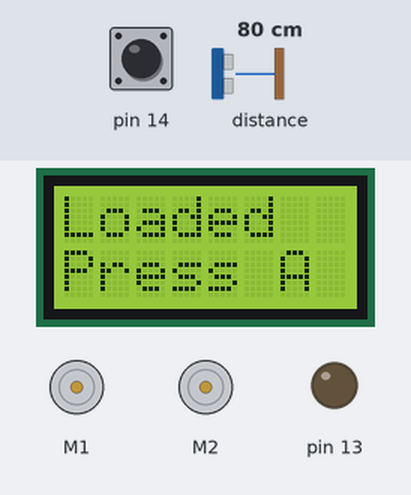
This sketch was run on a simulated Arduino Leonardo, built with avr-gcc and run on an emulated ATmega32U4. Shown: 8×2 character LCD, 2 × DC motor (green arrow = forward, orange = backward, longer = faster), output pins drawn as LEDs (lit = HIGH). Inputs (shaded band) come from the test bench; at power-on: pin 14 HIGH, distance to the obstacle 80 cm.

Above: at 0.8 s.
0.9 s: pin 14 pulled LOW for 0.15 s
At 2.3 s:
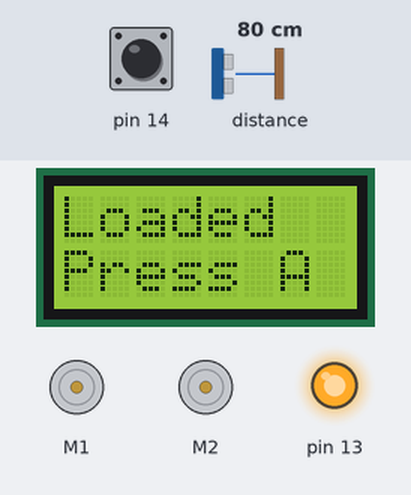
4.0 s: distance to the obstacle set to 58 cm
7.0 s: distance to the obstacle set to 50 cm
At 7.4 s:
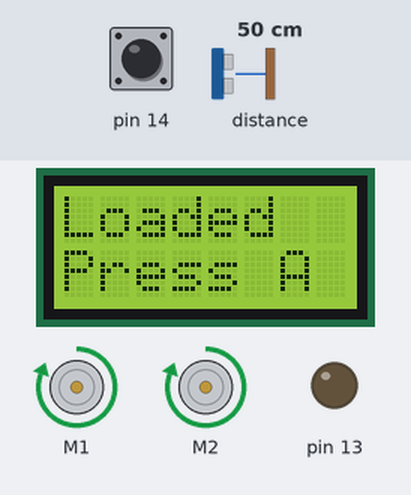
8.5 s: distance to the obstacle set to 60 cm
At 8.8 s:
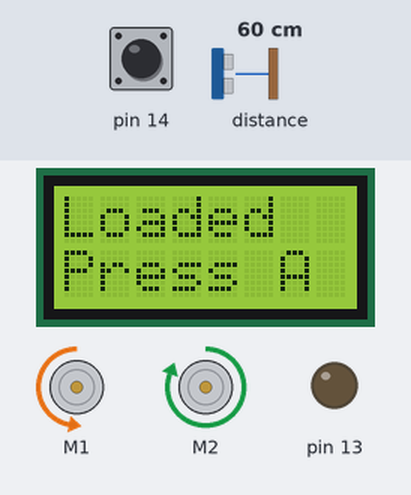
Timing chart, 0 to 12.5 s (numbered marks = the images above; inputs shaded):
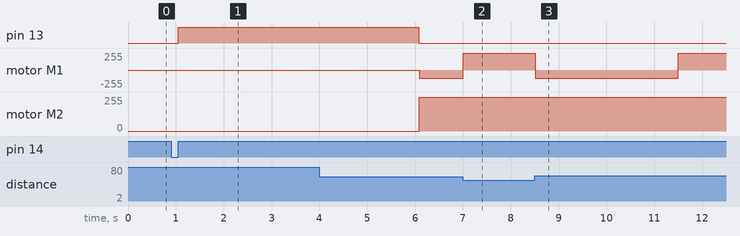

Measured:
- the behaviour switches between 56 and 55 cm on distance to the obstacle (found by bisection; images 1 and 2)
- after the input at 0.9 s, pin 13: LOW → HIGH after 0.15 s
- after the input at 7.0 s, motor M1: backward 127/255 → forward 255/255 at once
- after the input at 8.5 s, motor M1: forward 255/255 → backward 127/255 at once, → forward 255/255 3.0 s later

The sketch:

zumo4.ino
```cpp
#include <Wire.h>
#include <Zumo32U4.h>

Zumo32U4Motors motors;
Zumo32U4ButtonA buttonA;
Zumo32U4ProximitySensors proxSensors;
Zumo32U4LineSensors lineSensors;
Zumo32U4LCD lcd;

const int16_t CHARGESPEED = 400;
const int16_t TURNSPEED = 200;
const uint16_t FRONTTHRESHHOLD = 1;
const uint16_t SIDETHRESHHOLD = 2;
const uint16_t VEER_MULTIPLIER = 50;
const uint16_t TIMEOUT = 3000;
const uint16_t DOORDIETHRESHOLD = 6;

//lastDir is if the last direction the robot was spinning was clockwise
bool lastDir = false;
//Ignores proximity sensors if in doOrDie mode, but keeps checking for lines
bool doOrDie = false;
uint16_t startTime = 0;
uint16_t checkTime;
uint16_t timeElapsed;
uint16_t jumpBackCount = 0;
//{L C R 0 0}
uint16_t lineSensorValues[5] = { 0, 0, 0, 0, 0 };
uint16_t lineThreshold = 7000;

void lineSensorManeuver(uint8_t lineReading);
int16_t CheckSensors();
void calibrateLineSensors();
uint16_t CheckLineSensors();

void setup() {
  //Initializes the proximity and line sensors
  proxSensors.initThreeSensors();
  lineSensors.initThreeSensors();
  //Waits for button A to be pressed before starting
  lcd.print(F("Loaded"));
  lcd.setCursor(0, 1);
  lcd.print(F("Press A"));
  buttonA.waitForButton();
  calibrateLineSensors();
  startTime = millis();
}

void loop() {
  int16_t sensorReadings = CheckSensors();
  int16_t leftMotorSpeed = CHARGESPEED;
  int16_t rightMotorSpeed = CHARGESPEED;
  uint8_t lineReading = CheckLineSensors();

  if (doOrDie)
    sensorReadings = 10;

  switch (sensorReadings) {
    //Case 0: None of the proximity sensors see an object
    case (0):
      checkTime  = millis();
      timeElapsed = checkTime - startTime;

      //If the robot has been spinning for longer than TIMEOUT, then move foward slightly
      if (timeElapsed > TIMEOUT){
        lineReading = CheckLineSensors();
        if(lineReading == 0){
          rightMotorSpeed = CHARGESPEED;
          leftMotorSpeed = CHARGESPEED;
        }
        else{
          lineSensorManeuver(lineReading);
        }
      }
      else if (lastDir){
        rightMotorSpeed = -TURNSPEED;
      }
      else{
        leftMotorSpeed = -TURNSPEED;
      }

      motors.setSpeeds(leftMotorSpeed, rightMotorSpeed);

      break;
    //Left proximity sensor sees an object
    case (-1):
      startTime = millis();
      leftMotorSpeed = -TURNSPEED;
      lastDir = false;

      motors.setSpeeds(leftMotorSpeed, rightMotorSpeed);

      break;
    //Right Proximity sensor sees an object
    case (1):
      startTime = millis();
      rightMotorSpeed = -TURNSPEED;
      lastDir = true;

      motors.setSpeeds(leftMotorSpeed, rightMotorSpeed);

      break;
    //Front proximity sensors see an object
    case (10):
      startTime = millis();

      if (doOrDie) {
        if (lineReading == 0){
          motors.setSpeeds(CHARGESPEED, CHARGESPEED);
        }
        else {
          doOrDie = false;
          lineSensorManeuver(lineReading);
        }
      }
      else {
        if (lineReading == 0){
          int16_t frontLeft = proxSensors.countsFrontWithLeftLeds();
          int16_t frontRight = proxSensors.countsFrontWithRightLeds();
          int16_t frontSensorDifference = frontLeft - frontRight;

          if (frontLeft + frontRight > DOORDIETHRESHOLD)
            doOrDie = true;

          if (frontSensorDifference > 0) {
            leftMotorSpeed = leftMotorSpeed - (VEER_MULTIPLIER * abs(frontSensorDifference));
          }
          else if (frontSensorDifference < 0) {
            rightMotorSpeed = rightMotorSpeed - (VEER_MULTIPLIER * abs(frontSensorDifference));
          }

          motors.setSpeeds(leftMotorSpeed, rightMotorSpeed);
          delay(10);
        }
        else{
          lineSensorManeuver(lineReading);
        }
      }
      break;
  }
}

void lineSensorManeuver(uint8_t lineReading) {
  int lineDelay = 300;
  int spinDelay = 500;

  switch (lineReading) {
    //If only the left line sensor sees a line, go backward and to the right
    case (1):
      if(jumpBackCount > 1){
        motors.setSpeeds(-CHARGESPEED, -.75 * CHARGESPEED);
        delay(2*lineDelay);
        motors.setSpeeds(-CHARGESPEED, CHARGESPEED);
        delay(spinDelay);
        jumpBackCount = 0;
        doOrDie = false;
        break;
      }
      motors.setSpeeds(-CHARGESPEED, -.75 * CHARGESPEED);
      delay(lineDelay);
      jumpBackCount++;
      break;
    //If only the left line sensor sees a line, go backward and to the left
    case (2):
      if(jumpBackCount > 1){
        motors.setSpeeds(-.75 * CHARGESPEED, -CHARGESPEED);
        delay(2*lineDelay);
        motors.setSpeeds(-CHARGESPEED, CHARGESPEED);
        delay(spinDelay);
        jumpBackCount = 0;
        doOrDie = false;
        break;
      }
      motors.setSpeeds(-.75 * CHARGESPEED, -CHARGESPEED);
      delay(lineDelay);
      jumpBackCount++;
      break;
    //If left and center line sensors see a line, go backward and to the right
    case (3):
      if(jumpBackCount > 1){
        motors.setSpeeds(-CHARGESPEED, -.75 * CHARGESPEED);
        delay(2*lineDelay);
        motors.setSpeeds(-CHARGESPEED, CHARGESPEED);
        delay(spinDelay);
        jumpBackCount = 0;
        doOrDie = false;
        break;
      }
      motors.setSpeeds(-CHARGESPEED, -.75 * CHARGESPEED);
      delay(lineDelay);
      jumpBackCount++;
      break;
    //If right and center line sensors see a line, go backward and to the left
    case (4):
      if(jumpBackCount > 1){
        motors.setSpeeds(-.75 * CHARGESPEED, -CHARGESPEED);
        delay(2*lineDelay);
        motors.setSpeeds(-CHARGESPEED, CHARGESPEED);
        delay(spinDelay);
        jumpBackCount = 0;
        doOrDie = false;
        break;
      }
      motors.setSpeeds(-.75 * CHARGESPEED, -CHARGESPEED);
      delay(lineDelay);
      jumpBackCount++;
      break;
    //If all three line sensors see a line, go straight backward
    case (5):
      if(jumpBackCount > 1){
        motors.setSpeeds(-CHARGESPEED, -CHARGESPEED);
        delay(2*lineDelay);
        motors.setSpeeds(-CHARGESPEED, CHARGESPEED);
        delay(spinDelay);
        jumpBackCount = 0;
        doOrDie = false;
        break;
      }
      motors.setSpeeds(-CHARGESPEED, -CHARGESPEED);
      delay(lineDelay);
      jumpBackCount++;
      break;
  }
}

int16_t CheckSensors() {
  proxSensors.read();

  //Returns 10 if both of the front proximity sensors see an object
  if ((proxSensors.countsFrontWithRightLeds() + proxSensors.countsFrontWithLeftLeds()) > FRONTTHRESHHOLD)
    return 10;
  //Returns -1 if the left proximity sensor sees an object
  else if (proxSensors.countsLeftWithLeftLeds() > SIDETHRESHHOLD)
    return -1;
  //Returns 1 if the right proximity sensor sees an object
  else if (proxSensors.countsRightWithRightLeds() > SIDETHRESHHOLD)
    return 1;
  //Returns 0 if none of the proximity sensors see an object
  else
    return 0;
}

void calibrateLineSensors() {
  uint32_t average = 0;
  ledYellow(1);

  //Calculates the average value of black using the three line sensors
  for (uint16_t i = 0; i < 10; i++)
  {
    lineSensors.read(lineSensorValues);
    average += (lineSensorValues[0] + lineSensorValues[1] + lineSensorValues[2]);
    delay(500);
  }

  average = average / (3 * 10);
  lineThreshold = average;
  ledYellow(0);
}

uint16_t CheckLineSensors() {
  lineSensors.read(lineSensorValues);
  bool leftLineOn = false;
  bool centerLineOn = false;
  bool rightLineOn = false;

  //Checks to see if on the line by checking if the value is below
  //half the value that was calibrated as black
  if (lineSensorValues[0] < (lineThreshold / 2))
    leftLineOn = true;
  if (lineSensorValues[1] < (lineThreshold / 2))
    centerLineOn = true;
  if (lineSensorValues[2] < (lineThreshold / 2))
    rightLineOn = true;

  //if only left sensor is on return 1
  if (leftLineOn && !centerLineOn && !rightLineOn)
    return 1;
  //if only right sensor is on return 2
  else if (!leftLineOn && !centerLineOn && rightLineOn)
    return 2;
  //if left and center sensors are on return 3
  else if (leftLineOn && centerLineOn && !rightLineOn)
    return 3;
  //if right and center sensors are on return 4
  else if (!leftLineOn && centerLineOn && rightLineOn)
    return 4;
  //if all sensors are on return 5
  else if (leftLineOn && centerLineOn && rightLineOn)
    return 5;
  //if no sensors are on return 0
  else
    return 0;
}
```
